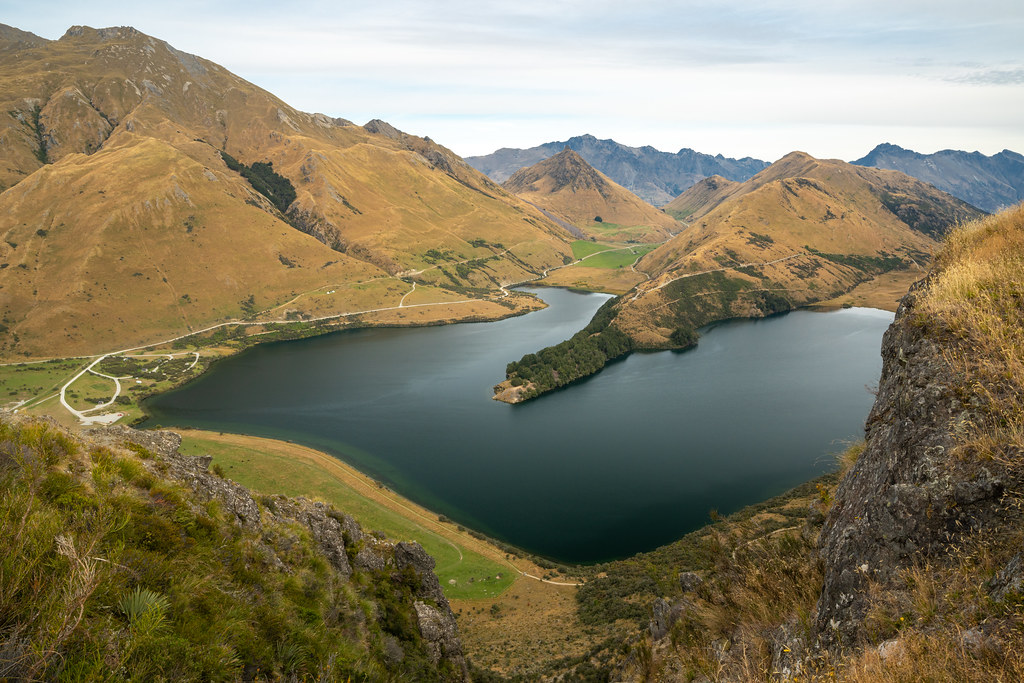
#> input picture OpenCV/new_zealand_lake.jpg, 1024 x 683 px
$ jupyter execute --allow-errors OpenCVCrashCourse.ipynb   (shell and % lines are left out)
#> lines starting #> are read from the running program, lines starting #| are printed output that depends on the picture
[cell 1]
print("Hello World")

[cell 2]
import cv2
import numpy as np
import matplotlib.pyplot as plt
from IPython.display import Image

[cell 3]
# Display 18X18 pixel image.
Image(filename="checkerboard_18X18.png")

[cell 4]
# Display 18X18 pixel image.
Image(filename="checkerboard_84X84.png")

[cell 5]
# Display 18X18 pixel image.
cb_img = cv2.imread("checkerboard_18X18.png", cv2.IMREAD_GRAYSCALE)
print(cb_img)
#| None

#> (a cell that did not finish here is left out)

[cell 7]
plt.imshow(cb_img, cmap='gray')
#> (this line was passed over: IPython is not available in this run)

[cell 8]
# Display coca cola logo.
Image("coca-cola-logo.png")

[cell 9]
coke_img = cv2.imread("coca-cola-logo.png", cv2.IMREAD_COLOR)
#> (the rest of this cell did not finish here and is left out)

[cell 10]
plt.imshow(coke_img)
#> (this line was passed over: IPython is not available in this run)

#> (a cell that did not finish here is left out)

[cell 12]
img_nz_bgr = cv2.imread("new_zealand_lake.jpg", cv2.IMREAD_COLOR)
#> img_nz_bgr is the input picture: shape (683, 1024, 3); mean B, G, R 99, 124.1, 131.9
b, g, r = cv2.split(img_nz_bgr)
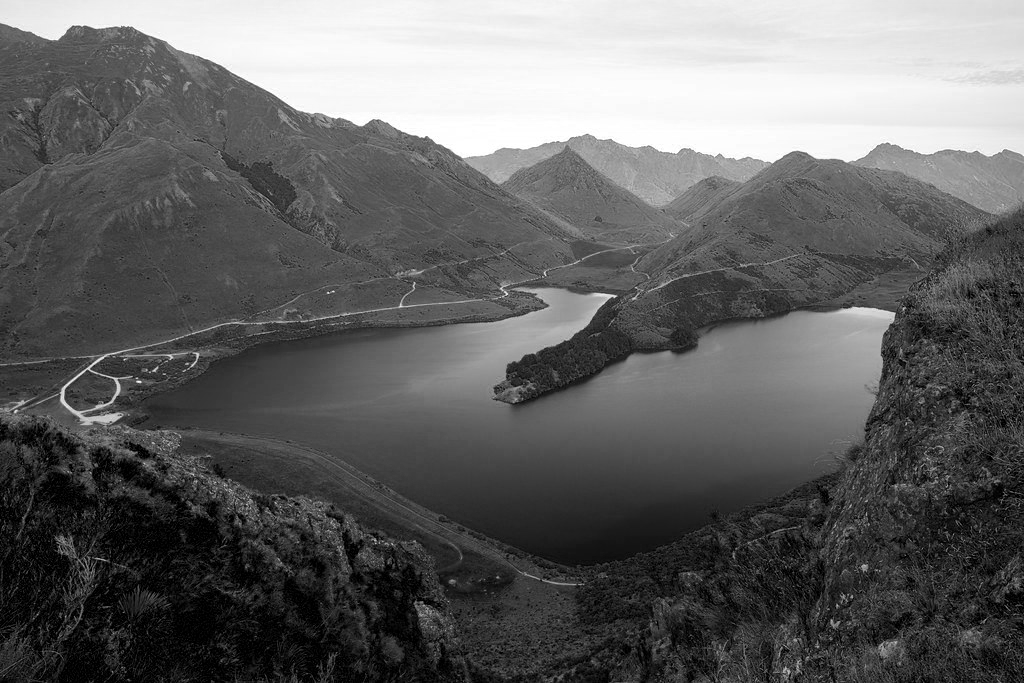
#> b: shape (683, 1024); min 0, max 255, mean 99
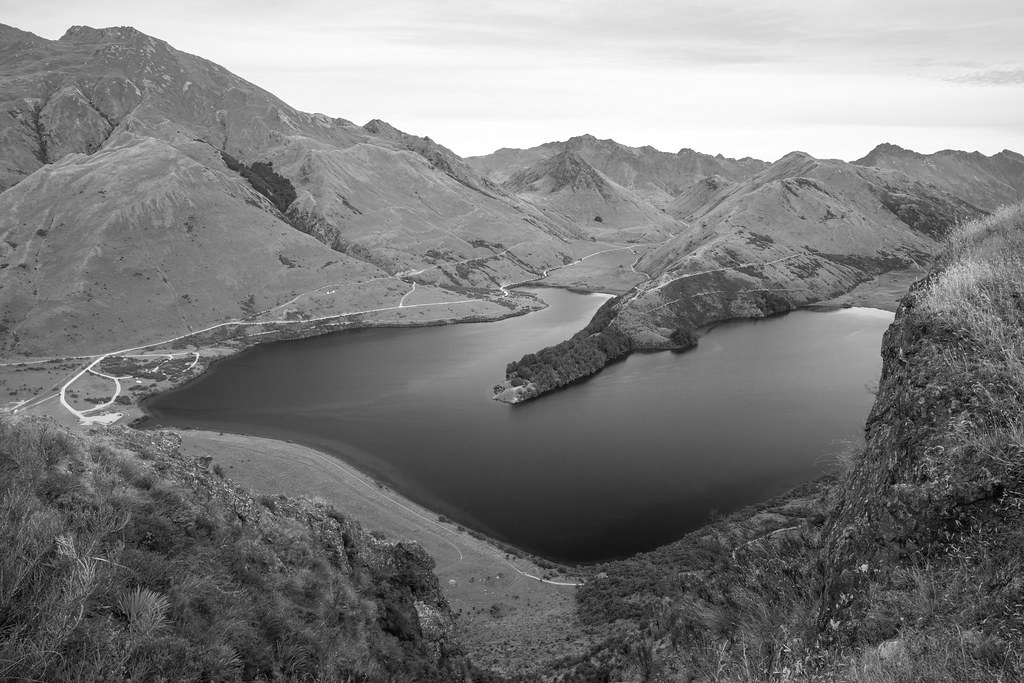
#> g: shape (683, 1024); min 0, max 255, mean 124.1
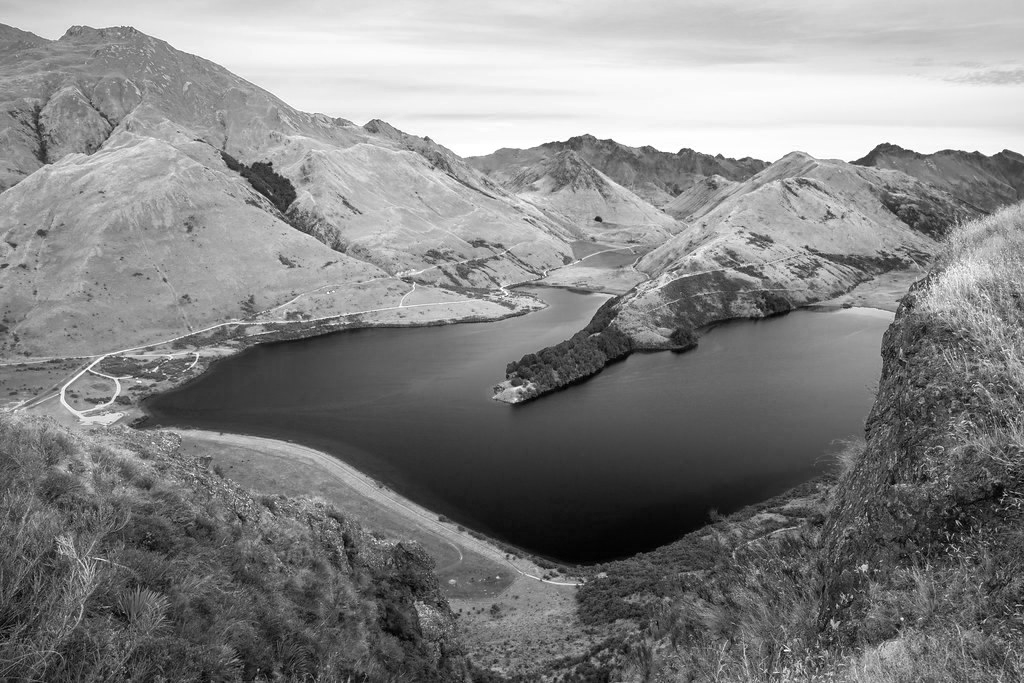
#> r: shape (683, 1024); min 0, max 255, mean 131.9

plt.figure(figsize=[20,5])
#> (this line was passed over: IPython is not available in this run)
plt.subplot(141);plt.imshow(r,cmap='gray');plt.title("Red Channel");
#> (this line was passed over: IPython is not available in this run)
#> (this line was passed over: IPython is not available in this run)
#> (this line was passed over: IPython is not available in this run)
plt.subplot(142);plt.imshow(b,cmap='gray');plt.title("Blue Channel");
#> (this line was passed over: IPython is not available in this run)
plt.subplot(143);plt.imshow(g,cmap='gray');plt.title("Green Channel")

img_merged = cv2.merge((b,g,r))
plt.subplot(144);plt.imshow(img_merged[:,:,::-1]);plt.title("Merged Channel")
